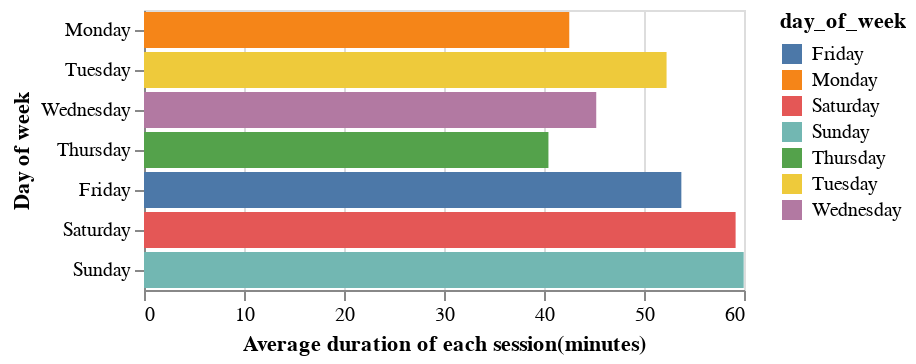

The notebook cell this image was saved under:
### Code cell
# Calculate the average duration
avg_duration = sessions_days.groupby('day_of_week')['duration_minutes'].mean().reset_index()
# Make a plot 
week_order = ['Monday', 'Tuesday', 'Wednesday', 'Thursday', 'Friday', 'Saturday', 'Sunday']
duration_plot = alt.Chart(avg_duration).mark_bar().encode(
    x=alt.X('duration_minutes:Q').title('Average duration of each session(minutes)'),
    y=alt.Y('day_of_week:N').title('Day of week').sort(week_order),
    color=alt.Color('day_of_week:N')
)
duration_plot

### Figure 1 — Vega-Lite specification as saved in the notebook (floating-point values rounded to 4 significant figures)
{"config": {"view": {"continuousWidth": 300, "continuousHeight": 300}}, "data": {"name": "data-802044e920d3d59e87f72f9fcae659aa"}, "mark": {"type": "bar"}, "encoding": {"color": {"field": "day_of_week", "type": "nominal"}, "x": {"field": "duration_minutes", "title": "Average duration of each session(minutes)", "type": "quantitative"}, "y": {"field": "day_of_week", "sort": ["Monday", "Tuesday", "Wednesday", "Thursday", "Friday", "Saturday", "Sunday"], "title": "Day of week", "type": "nominal"}}, "$schema": "https://vega.github.io/schema/vega-lite/v5.20.1.json", "datasets": {"data-802044e920d3d59e87f72f9fcae659aa": [{"day_of_week": "Friday", "duration_minutes": 53.73}, {"day_of_week": "Monday", "duration_minutes": 42.53}, {"day_of_week": "Saturday", "duration_minutes": 59.16}, {"day_of_week": "Sunday", "duration_minutes": 59.97}, {"day_of_week": "Thursday", "duration_minutes": 40.44}, {"day_of_week": "Tuesday", "duration_minutes": 52.26}, {"day_of_week": "Wednesday", "duration_minutes": 45.22}]}}
